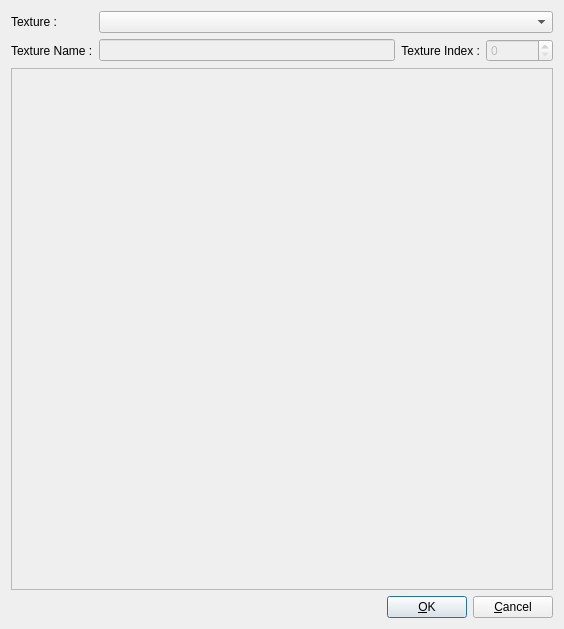
<?xml version="1.0" encoding="UTF-8"?>
<ui version="4.0">
 <class>texturePickerFormClass</class>
 <widget class="QDialog" name="texturePickerFormClass">
  <property name="geometry">
   <rect>
    <x>0</x>
    <y>0</y>
    <width>564</width>
    <height>629</height>
   </rect>
  </property>
  <property name="windowTitle">
   <string>Texture picker</string>
  </property>
  <layout class="QVBoxLayout" name="verticalLayout_2">
   <item>
    <layout class="QFormLayout" name="formLayout_3">
     <item row="0" column="0">
      <widget class="QLabel" name="label">
       <property name="text">
        <string>Texture : </string>
       </property>
      </widget>
     </item>
     <item row="0" column="1">
      <widget class="QComboBox" name="comboBoxTexture"/>
     </item>
     <item row="1" column="0">
      <widget class="QLabel" name="label_3">
       <property name="text">
        <string>Texture Name :</string>
       </property>
      </widget>
     </item>
     <item row="1" column="1">
      <layout class="QHBoxLayout" name="horizontalLayout_3">
       <item>
        <widget class="QLineEdit" name="lineEditTextureName">
         <property name="enabled">
          <bool>false</bool>
         </property>
        </widget>
       </item>
       <item>
        <widget class="QLabel" name="label_4">
         <property name="text">
          <string>Texture Index :</string>
         </property>
         <property name="alignment">
          <set>Qt::AlignRight|Qt::AlignTrailing|Qt::AlignVCenter</set>
         </property>
        </widget>
       </item>
       <item>
        <widget class="QSpinBox" name="spinBoxTextureIndex">
         <property name="enabled">
          <bool>false</bool>
         </property>
         <property name="maximum">
          <number>16777215</number>
         </property>
        </widget>
       </item>
      </layout>
     </item>
    </layout>
   </item>
   <item>
    <widget class="QScrollArea" name="scrollArea">
     <property name="widgetResizable">
      <bool>true</bool>
     </property>
     <widget class="QWidget" name="scrollAreaWidgetContents_2">
      <property name="geometry">
       <rect>
        <x>0</x>
        <y>0</y>
        <width>548</width>
        <height>495</height>
       </rect>
      </property>
      <layout class="QGridLayout" name="gridLayout_3">
       <item row="0" column="0">
        <widget class="QClickableLabel" name="labelImageTexture">
         <property name="text">
          <string/>
         </property>
        </widget>
       </item>
      </layout>
     </widget>
    </widget>
   </item>
   <item>
    <layout class="QVBoxLayout" name="verticalLayout">
     <item>
      <layout class="QHBoxLayout" name="horizontalLayout">
       <item>
        <spacer name="horizontalSpacer">
         <property name="orientation">
          <enum>Qt::Horizontal</enum>
         </property>
         <property name="sizeHint" stdset="0">
          <size>
           <width>40</width>
           <height>20</height>
          </size>
         </property>
        </spacer>
       </item>
       <item>
        <widget class="QPushButton" name="pushButtonOK">
         <property name="text">
          <string>&amp;OK</string>
         </property>
         <property name="icon">
          <iconset resource="../res/global.qrc">
           <normaloff>:/commonUI/res/dialog-ok.svg</normaloff>:/commonUI/res/dialog-ok.svg</iconset>
         </property>
         <property name="default">
          <bool>true</bool>
         </property>
        </widget>
       </item>
       <item>
        <widget class="QPushButton" name="pushButtonCancel">
         <property name="text">
          <string>&amp;Cancel</string>
         </property>
         <property name="icon">
          <iconset resource="../res/global.qrc">
           <normaloff>:/commonUI/res/dialog-close.svg</normaloff>:/commonUI/res/dialog-close.svg</iconset>
         </property>
        </widget>
       </item>
      </layout>
     </item>
    </layout>
   </item>
  </layout>
 </widget>
 <customwidgets>
  <customwidget>
   <class>QClickableLabel</class>
   <extends>QLabel</extends>
   <header>qClickableLabel.hpp</header>
  </customwidget>
 </customwidgets>
 <tabstops>
  <tabstop>lineEditTextureName</tabstop>
  <tabstop>spinBoxTextureIndex</tabstop>
  <tabstop>pushButtonOK</tabstop>
  <tabstop>pushButtonCancel</tabstop>
 </tabstops>
 <resources>
  <include location="../res/global.qrc"/>
 </resources>
 <connections/>
</ui>
